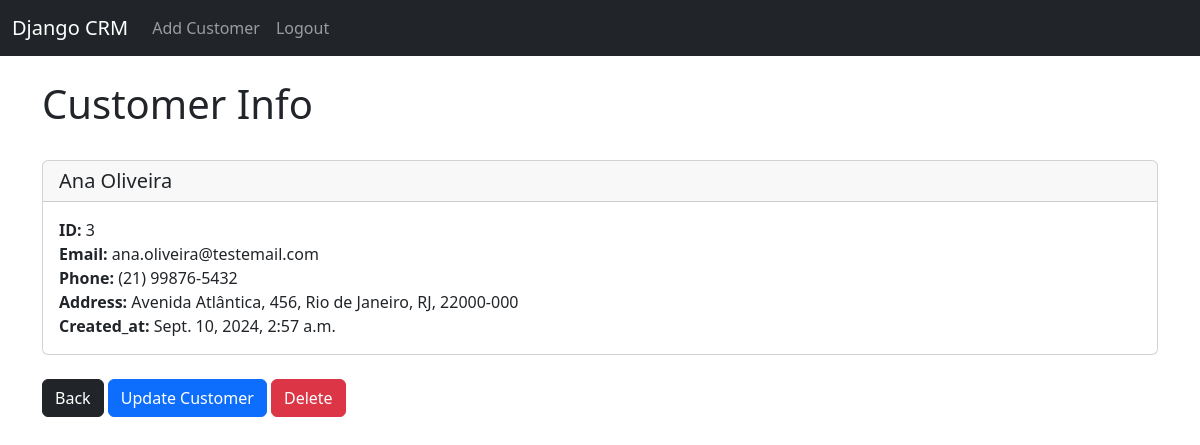
Screenshot of /customer/3 (signed in) with the database file from the repository.
### website/models.py (models this page shows, shortened)
class Customer(models.Model):
    first_name = models.CharField(max_length=100)
    last_name = models.CharField(max_length=100)
    email = models.EmailField(unique=True)
    phone_number = models.CharField(max_length=20, blank=True, null=True)
    address = models.CharField(max_length=255, blank=True, null=True)
    created_at = models.DateTimeField(auto_now_add=True)

### website/views.py (the view)
# urls.py: path('customer/<int:pk>', views.customer_info, name='customer'),
def customer_info(request, pk):
    if request.user.is_authenticated:
        customer_info = Customer.objects.get(id=pk)
        return render(request, 'customer.html', {'customer_info':customer_info})
    else:
        messages.success(request, "You must be logged in to view this page!")
        return redirect('home')

### website/templates/customer.html
{% extends 'base.html' %}
{% block content %}
    <h1>Customer Info</h1>
    <br/>
    <div class="card">
        <h5 class="card-header">
            {{ customer_info.first_name }}
            {{ customer_info.last_name }}
        </h5>
        <div class="card-body">
          <p class="card-text">
                <strong>ID: </strong>{{ customer_info.id }}<br/>
                <strong>Email: </strong>{{ customer_info.email }}<br/>
                <strong>Phone: </strong>{{ customer_info.phone_number }}<br/>
                <strong>Address: </strong>{{ customer_info.address }}<br/>
                <strong>Created_at: </strong>{{ customer_info.created_at }}<br/>
          </p>
        </div>
      </div>
      <br/>
      <a href="{% url 'home' %}" class="btn btn-primary btn-dark">Back</a>
      <a href="{% url 'update_customer' customer_info.id %}" class="btn btn-primary">Update Customer</a>
      <a href="{% url 'delete_customer' customer_info.id %}" class="btn btn-primary btn-danger">Delete</a>
{% endblock %}

### rows the page displays
Customer: first_name "Ana", last_name "Oliveira", id "3", email "ana.oliveira@testemail.com", phone_number "(21) 99876-5432", address "Avenida Atlântica, 456, Rio de Janeiro, RJ, 22000-000", created_at "Sept. 10, 2024, 2:57 a.m."
